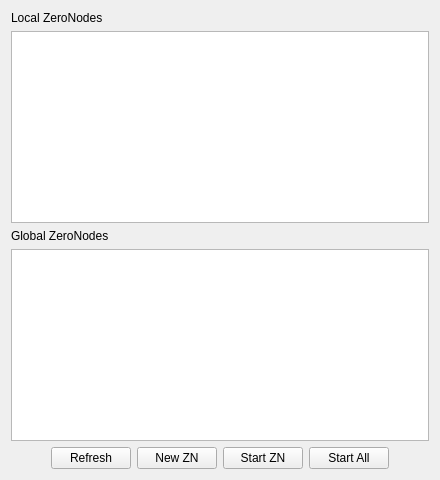
      <widget class="QWidget" name="tab_4">
       <attribute name="title">
        <string>ZeroNodes</string>
       </attribute>
       <layout class="QHBoxLayout" name="horizontalLayout_31">
        <item>
         <layout class="QVBoxLayout" name="verticalLayout_2">
          <item>
           <widget class="QLabel" name="label_8">
            <property name="text">
             <string>Local ZeroNodes</string>
            </property>
           </widget>
          </item>
          <item>
           <widget class="QTableView" name="tableZeroNodeLocal">
            <attribute name="verticalHeaderVisible">
             <bool>false</bool>
            </attribute>
           </widget>
          </item>
          <item>
           <widget class="QLabel" name="label_9">
            <property name="text">
             <string>Global ZeroNodes</string>
            </property>
           </widget>
          </item>
          <item>
           <widget class="QTableView" name="tableZeroNodeGlobal">
            <attribute name="verticalHeaderVisible">
             <bool>false</bool>
            </attribute>
           </widget>
          </item>
          <item>
           <layout class="QHBoxLayout" name="horizontalLayout_27">
            <item>
             <spacer name="horizontalSpacer_8">
              <property name="orientation">
               <enum>Qt::Horizontal</enum>
              </property>
              <property name="sizeHint" stdset="0">
               <size>
                <width>40</width>
                <height>20</height>
               </size>
              </property>
             </spacer>
            </item>
            <item>
             <widget class="QPushButton" name="btnZNRefresh">
              <property name="text">
               <string>Refresh</string>
              </property>
             </widget>
            </item>
            <item>
             <widget class="QPushButton" name="btnZNNew">
              <property name="text">
               <string>New ZN</string>
              </property>
             </widget>
            </item>
            <item>
             <widget class="QPushButton" name="btnZNStart">
              <property name="text">
               <string>Start ZN</string>
              </property>
             </widget>
            </item>
            <item>
             <widget class="QPushButton" name="btnZNStartAll">
              <property name="text">
               <string>Start All</string>
              </property>
             </widget>
            </item>
            <item>
             <spacer name="horizontalSpacer_9">
              <property name="orientation">
               <enum>Qt::Horizontal</enum>
              </property>
              <property name="sizeHint" stdset="0">
               <size>
                <width>40</width>
                <height>20</height>
               </size>
              </property>
             </spacer>
            </item>
           </layout>
          </item>
         </layout>
        </item>
       </layout>
      </widget>
